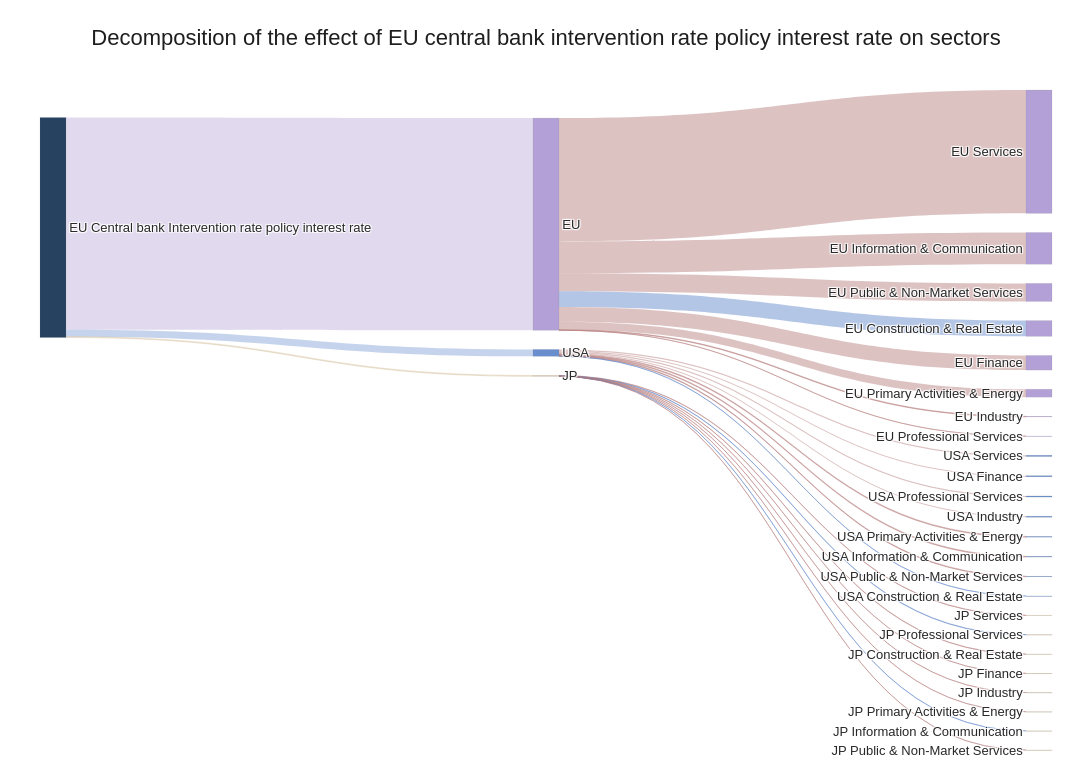

Here is the notebook cell this chart was saved with:
### Code cell
sankey_macro_region_sector_beautiful(
    B=B,
    macro="EU_Central_bank_Intervention_rate_policy_interest_rate",
    top_n=24,
    title="Decomposition of the effect of EU central bank intervention rate policy interest rate on sectors"
)

### Figure 1 — Plotly figure (JSON) as saved in the notebook; plotly's stock layout.template omitted (floating-point values rounded to 4 significant figures)
{"data": [{"arrangement": "snap", "link": {"color": ["rgba(170, 150, 210, 0.35)", "rgba(90, 130, 200, 0.35)", "rgba(210, 185, 150, 0.35)", "rgba(180, 120, 120, 0.45)", "rgba(180, 120, 120, 0.45)", "rgba(180, 120, 120, 0.45)", "rgba(90, 130, 200, 0.45)", "rgba(180, 120, 120, 0.45)", "rgba(180, 120, 120, 0.45)", "rgba(180, 120, 120, 0.45)", "rgba(180, 120, 120, 0.45)", "rgba(180, 120, 120, 0.45)", "rgba(180, 120, 120, 0.45)", "rgba(180, 120, 120, 0.45)", "rgba(180, 120, 120, 0.45)", "rgba(180, 120, 120, 0.45)", "rgba(180, 120, 120, 0.45)", "rgba(180, 120, 120, 0.45)", "rgba(90, 130, 200, 0.45)", "rgba(180, 120, 120, 0.45)", "rgba(90, 130, 200, 0.45)", "rgba(180, 120, 120, 0.45)", "rgba(180, 120, 120, 0.45)", "rgba(180, 120, 120, 0.45)", "rgba(180, 120, 120, 0.45)", "rgba(90, 130, 200, 0.45)", "rgba(180, 120, 120, 0.45)"], "customdata": [["EU", null, 1.791], ["USA", null, 0.0581], ["JP", null, 0.0076], ["EU", -1.041, 1.041], ["EU", -0.268, 0.268], ["EU", -0.1525, 0.1525], ["EU", 0.1329, 0.1329], ["EU", -0.1234, 0.1234], ["EU", -0.0669, 0.0669], ["USA", -0.0109, 0.0109], ["USA", -0.0097, 0.0097], ["USA", -0.0093, 0.0093], ["USA", -0.009, 0.009], ["USA", -0.0067, 0.0067], ["USA", -0.0065, 0.0065], ["EU", -0.0054, 0.0054], ["USA", -0.0052, 0.0052], ["JP", -0.0024, 0.0024], ["JP", 0.0022, 0.0022], ["JP", -0.0016, 0.0016], ["USA", 0.0008, 0.0008], ["EU", -0.0006, 0.0006], ["JP", -0.0005, 0.0005], ["JP", -0.0004, 0.0004], ["JP", -0.0002, 0.0002], ["JP", 0.0001, 0.0001], ["JP", -0.0001, 0.0001]], "hovertemplate": "Source: %{source.label}<br>Target: %{target.label}<br>Signed effect: %{customdata[1]}<br>Absolute contribution: %{customdata[2]}<extra></extra>", "source": [0, 0, 0, 1, 1, 1, 1, 1, 1, 2, 2, 2, 2, 2, 2, 1, 2, 3, 3, 3, 2, 1, 3, 3, 3, 3, 3], "target": [1, 2, 3, 4, 5, 6, 7, 8, 9, 10, 11, 12, 13, 14, 15, 16, 17, 18, 19, 20, 21, 22, 23, 24, 25, 26, 27], "value": [1.791, 0.05814, 0.007575, 1.041, 0.268, 0.1525, 0.1329, 0.1234, 0.0669, 0.01086, 0.009738, 0.009343, 0.008975, 0.006672, 0.00653, 0.005412, 0.005168, 0.002435, 0.002222, 0.001551, 0.000849, 0.0006119, 0.0005476, 0.0004473, 0.0002097, 9.05e-05, 7.263e-05]}, "node": {"color": ["rgba(28, 56, 89, 0.95)", "rgba(170, 150, 210, 0.90)", "rgba(90, 130, 200, 0.90)", "rgba(210, 185, 150, 0.90)", "rgba(170, 150, 210, 0.90)", "rgba(170, 150, 210, 0.90)", "rgba(170, 150, 210, 0.90)", "rgba(170, 150, 210, 0.90)", "rgba(170, 150, 210, 0.90)", "rgba(170, 150, 210, 0.90)", "rgba(90, 130, 200, 0.90)", "rgba(90, 130, 200, 0.90)", "rgba(90, 130, 200, 0.90)", "rgba(90, 130, 200, 0.90)", "rgba(90, 130, 200, 0.90)", "rgba(90, 130, 200, 0.90)", "rgba(170, 150, 210, 0.90)", "rgba(90, 130, 200, 0.90)", "rgba(210, 185, 150, 0.90)", "rgba(210, 185, 150, 0.90)", "rgba(210, 185, 150, 0.90)", "rgba(90, 130, 200, 0.90)", "rgba(170, 150, 210, 0.90)", "rgba(210, 185, 150, 0.90)", "rgba(210, 185, 150, 0.90)", "rgba(210, 185, 150, 0.90)", "rgba(210, 185, 150, 0.90)", "rgba(210, 185, 150, 0.90)"], "hovertemplate": "%{label}<extra></extra>", "label": ["EU Central bank Intervention rate policy interest rate", "EU", "USA", "JP", "EU Services", "EU Information & Communication", "EU Public & Non-Market Services", "EU Construction & Real Estate", "EU Finance", "EU Primary Activities & Energy", "USA Services", "USA Finance", "USA Professional Services", "USA Industry", "USA Primary Activities & Energy", "USA Information & Communication", "EU Industry", "USA Public & Non-Market Services", "JP Services", "JP Professional Services", "JP Construction & Real Estate", "USA Construction & Real Estate", "EU Professional Services", "JP Finance", "JP Industry", "JP Primary Activities & Energy", "JP Information & Communication", "JP Public & Non-Market Services"], "line": {"color": "rgba(120,120,120,0.2)", "width": 0.6}, "pad": 26, "thickness": 26}, "type": "sankey"}], "layout": {"font": {"color": "rgba(40,40,40,1)", "family": "Arial", "size": 13}, "height": 780, "margin": {"b": 30, "l": 40, "r": 40, "t": 90}, "paper_bgcolor": "white", "plot_bgcolor": "white", "title": {"font": {"color": "rgba(30,30,30,1)", "size": 22}, "text": "Decomposition of the effect of EU central bank intervention rate policy interest rate on sectors", "x": 0.5, "xanchor": "center"}, "width": 1300}}
